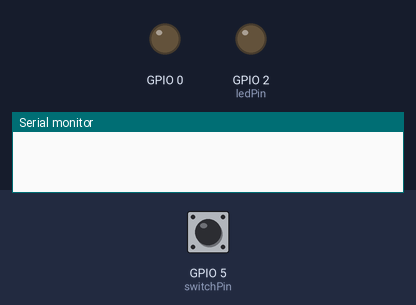
Bench run of a sketch on a simulated ESP8266 (NodeMCU). On the bench: output pins drawn as LEDs (lit = HIGH), the last lines printed to the serial monitor. The inputs (shaded band) are chosen by the test bench; at power-on: GPIO 5 (switchPin) HIGH. WiFi joins after 1.5 s; servers stay silent unless stated; random numbers use the default seed unless the sketch sets one; no MQTT or app messages arrive unless stated. At 3.7 s the program puts the board to deep sleep or switches it off; the recording ends there.

Above: at 0.0 s.
At 1.6 s:
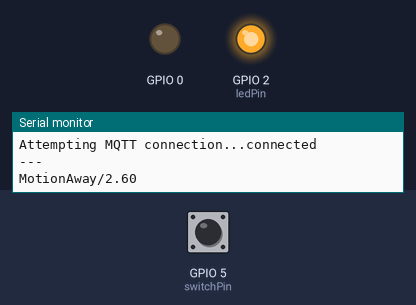
Timing chart, 0 to 3.1 s (numbered marks = the images above):
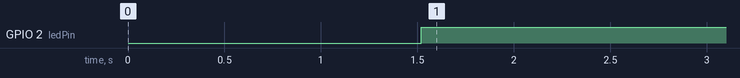

The sketch:

MQTT_ESP_Bat.ino
```cpp
#include <ESP8266WiFi.h>
#include <PubSubClient.h>


// Update these with values suitable for your network.

const char* ssid = "******";
const char* password = "*******";
const char* mqtt_server = "192.168.0.106";
const char* pub_topic = "/feeds/motion";

//Static IP address configuration
IPAddress staticIP(192, 168, 0, 109); //ESP static ip
IPAddress gateway(192, 168, 0, 1);   //IP Address of your WiFi Router (Gateway)
IPAddress subnet(255, 255, 255, 0);  //Subnet mask
IPAddress dns(0, 0, 0, 0);  //DNS

WiFiClient espClient;
PubSubClient client(espClient);
long lastMsg = 0;
char msg[50];
int value = 0;


char message_buff[50];
char message_buff1[50];

int pirPin = 4;
int ledPin = 2;    // the digital pin connected to built-in LED
int switchPin = 5;
bool switchStatus = false;
int sensorValue = 0;
const int analogInPin = A0;

float battery_level(){

sensorValue = analogRead(analogInPin);
float averageADCRead = 1024;
float caliberationValue = 5.2 / averageADCRead;
float batteryLevel =  sensorValue  * caliberationValue;

return batteryLevel;
}


void setup_wifi() {

  delay(10);
  // We start by connecting to a WiFi network
  Serial.println();
  Serial.print("Connecting to ");
  Serial.println(ssid);
  WiFi.config(staticIP, subnet, gateway);

  WiFi.begin(ssid, password);

  while (WiFi.status() != WL_CONNECTED) {
    delay(20);
    Serial.print(".");
  }

  randomSeed(micros());

  Serial.println("");
  Serial.println("WiFi connected");
  Serial.println("IP address: ");
  Serial.println(WiFi.localIP());
}

void callback(char* topic, byte* payload, unsigned int length) {
  Serial.print("Message arrived [");
  Serial.print(topic);
  Serial.print("] ");
  for (int i = 0; i < length; i++) {
    Serial.print((char)payload[i]);
  }
  Serial.println();

  // Switch on the LED if an 1 was received as first character
  if ((char)payload[0] == '1') {
    digitalWrite(BUILTIN_LED, LOW);   // Turn the LED on (Note that LOW is the voltage level
    // but actually the LED is on; this is because
    // it is active low on the ESP-01)
  } else {
    digitalWrite(BUILTIN_LED, HIGH);  // Turn the LED off by making the voltage HIGH
  }

}

void reconnect() {
  // Loop until we're reconnected
  while (!client.connected()) {
    Serial.print("Attempting MQTT connection...");
    // Create a random client ID
    String clientId = "ESP8266Client-";
    clientId += String(random(0xffff), HEX);
    // Attempt to connect
    if (client.connect(clientId.c_str())) {
      Serial.println("connected");
      // Once connected, publish an announcement...
      client.publish("outTopic", "hello world");
      // ... and resubscribe
      client.subscribe("inTopic");
    } else {
      Serial.print("failed, rc=");
      Serial.print(client.state());
      Serial.println(" try again in 5 seconds");
      // Wait 5 seconds before retrying
      delay(5000);
    }
  }
}


void setup() {

  Serial.begin(115200);
  setup_wifi();
   pinMode(pirPin, INPUT);
  pinMode(ledPin, OUTPUT);
  digitalWrite(ledPin, HIGH);
  digitalWrite(pirPin, LOW);
  pinMode(switchPin, INPUT_PULLUP);
  pinMode(0, OUTPUT);
  digitalWrite(0, LOW);

  client.setServer(mqtt_server, 1883);
  //client.setCallback(callback);

    if (!client.connected()) {
    reconnect();
  }
  // client.publish(pub_topic, "motion/home");

 if(digitalRead(switchPin) == LOW){

          float batval = battery_level();
          String pubString = "MotionHome/" + String(batval);
          pubString.toCharArray(message_buff, pubString.length()+1);
          client.publish(pub_topic,message_buff);

          Serial.println("---");
          Serial.println("MotionHome/" + String(batval));


       }
       else {
        if(digitalRead(switchPin) == HIGH){
          float batval1 = battery_level();
          String pubString1 = "MotionAway/" + String(batval1);
          pubString1.toCharArray(message_buff1, pubString1.length()+1);

          client.publish(pub_topic,message_buff1);

         Serial.println("---");
         Serial.println("MotionAway/" + String(batval1));

        }


       }


  delay(2000);
  Serial.println("\ngoing to sleep");
  delay(100);
  ESP.deepSleep(0);
  delay(100);
  Serial.println("\nsleep unsuccessful");


}

void loop() {


}
```

Measured:
- by itself, GPIO 2 (ledPin): LOW → HIGH at 1.5 s
